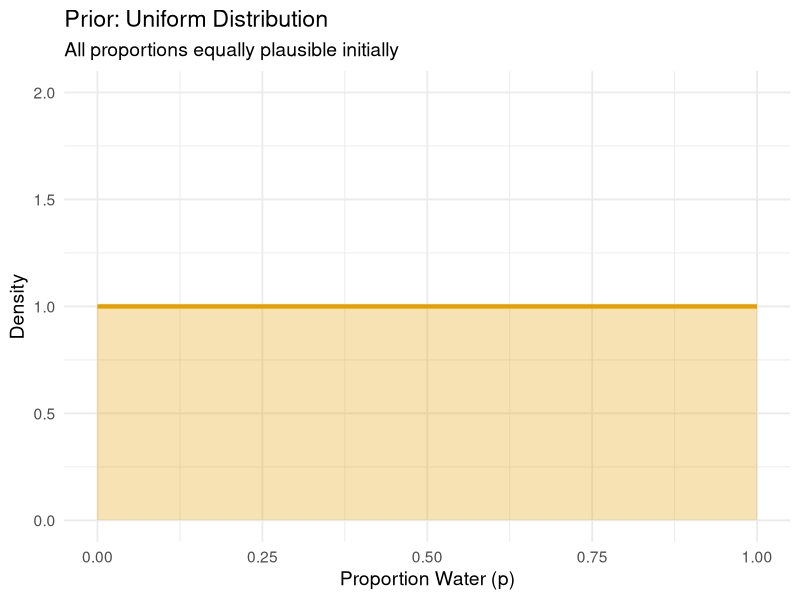
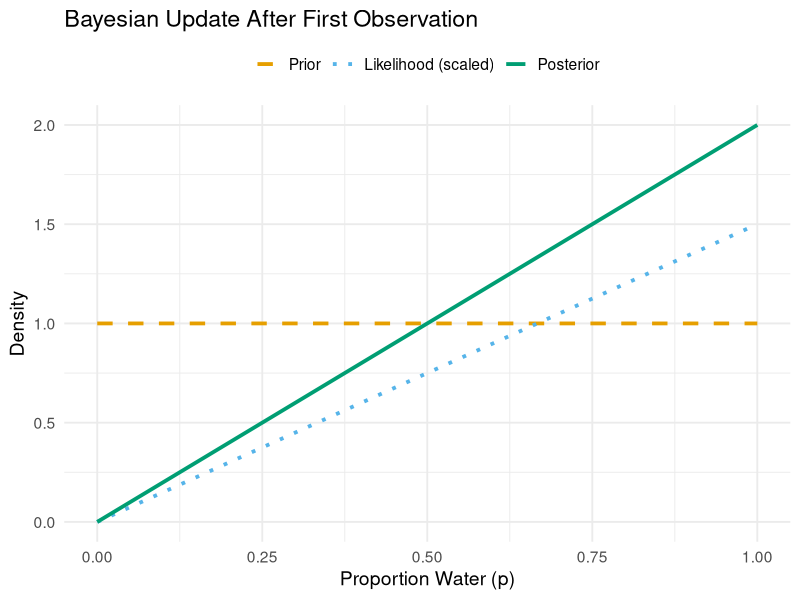
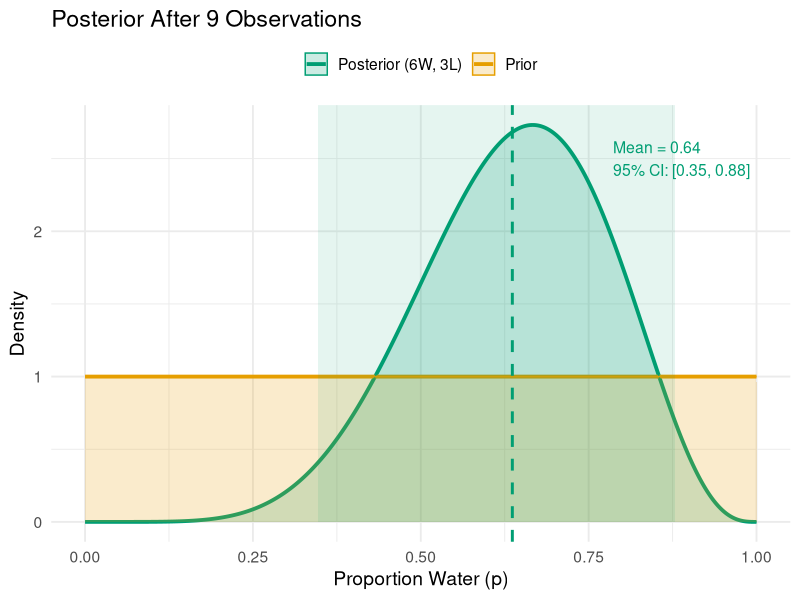

These figures' R source, in order:
## ---- chunk 1
library(ggplot2)
library(dplyr)
library(tidyr)
library(patchwork)

knitr::opts_chunk$set(echo = FALSE, warning = FALSE, message = FALSE, 
                      fig.width = 8, fig.height = 5)
## ---- chunk 2
theta <- seq(0, 1, length.out = 1000)
prior <- dbeta(theta, 1, 1)
df_prior <- data.frame(theta = theta, density = prior)
ggplot(df_prior, aes(x = theta, y = density)) +
  geom_line(linewidth = 1.5, color = "#E69F00") +
  geom_area(alpha = 0.3, fill = "#E69F00") +
  labs(
    title = "Prior: Uniform Distribution",
    subtitle = "All proportions equally plausible initially",
    x = "Proportion Water (p)", y = "Density"
  ) +
  theme_minimal(base_size = 14) +
  coord_cartesian(ylim = c(0, 2))
## ---- chunk 3
theta <- seq(0, 1, length.out = 1000)
prior <- dbeta(theta, 1, 1)
likelihood <- dbeta(theta, 2, 1)
posterior_1 <- dbeta(theta, 2, 1)

df_update1 <- data.frame(
  theta = rep(theta, 3),
  density = c(prior, likelihood/max(likelihood) * 1.5, posterior_1),
  type = rep(c("Prior", "Likelihood (scaled)", "Posterior"), each = length(theta))
)

df_update1$type <- factor(df_update1$type, 
                          levels = c("Prior", "Likelihood (scaled)", "Posterior"))

ggplot(df_update1, aes(x = theta, y = density, color = type, linetype = type)) +
  geom_line(linewidth = 1.3) +
  scale_color_manual(values = c("Prior" = "#E69F00", 
                                 "Likelihood (scaled)" = "#56B4E9",
                                 "Posterior" = "#009E73")) +
  scale_linetype_manual(values = c("Prior" = "dashed",
                                    "Likelihood (scaled)" = "dotted",
                                    "Posterior" = "solid")) +
  labs(title = "Bayesian Update After First Observation",
       x = "Proportion Water (p)", y = "Density") +
  theme_minimal(base_size = 14) +
  theme(legend.position = "top", legend.title = element_blank())
## ---- chunk 4
theta <- seq(0, 1, length.out = 1000)
prior <- dbeta(theta, 1, 1)
posterior_final <- dbeta(theta, 7, 4)

df_final <- data.frame(
  theta = rep(theta, 2),
  density = c(prior, posterior_final),
  type = rep(c("Prior", "Posterior (6W, 3L)"), each = length(theta))
)

ci_lower <- qbeta(0.025, 7, 4)
ci_upper <- qbeta(0.975, 7, 4)
mean_post <- 7/(7+4)

ggplot(df_final, aes(x = theta, y = density, color = type, fill = type)) +
  geom_line(linewidth = 1.3) +
  geom_area(alpha = 0.2, position = "identity") +
  geom_vline(xintercept = mean_post, linetype = "dashed", 
             color = "#009E73", linewidth = 1) +
  annotate("rect", xmin = ci_lower, xmax = ci_upper, 
           ymin = 0, ymax = Inf, alpha = 0.1, fill = "#009E73") +
  annotate("text", x = mean_post + 0.15, y = 2.5,
           label = sprintf("Mean = %.2f\n95%% CI: [%.2f, %.2f]", 
                          mean_post, ci_lower, ci_upper),
           color = "#009E73", size = 4, hjust = 0) +
  scale_color_manual(values = c("Prior" = "#E69F00",
                                 "Posterior (6W, 3L)" = "#009E73")) +
  scale_fill_manual(values = c("Prior" = "#E69F00",
                                "Posterior (6W, 3L)" = "#009E73")) +
  labs(title = "Posterior After 9 Observations",
       x = "Proportion Water (p)", y = "Density") +
  theme_minimal(base_size = 14) +
  theme(legend.position = "top", legend.title = element_blank())
